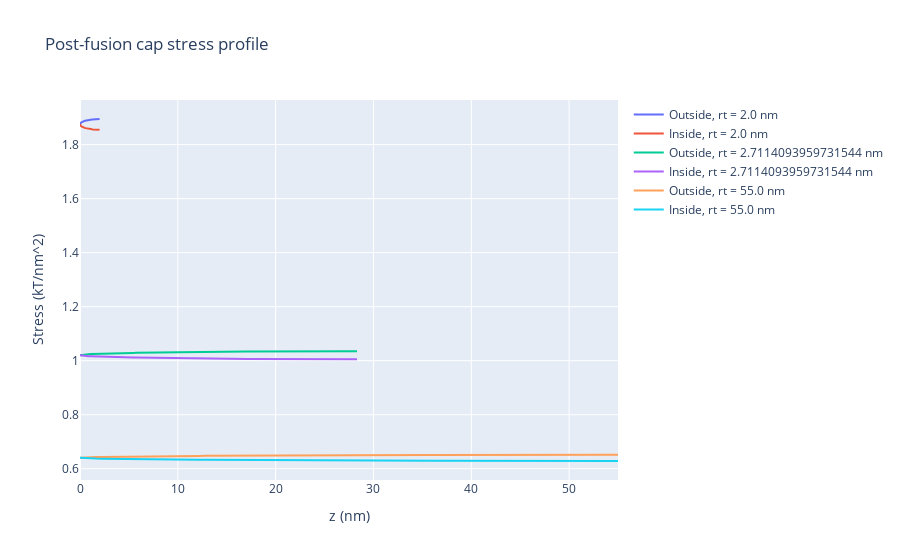
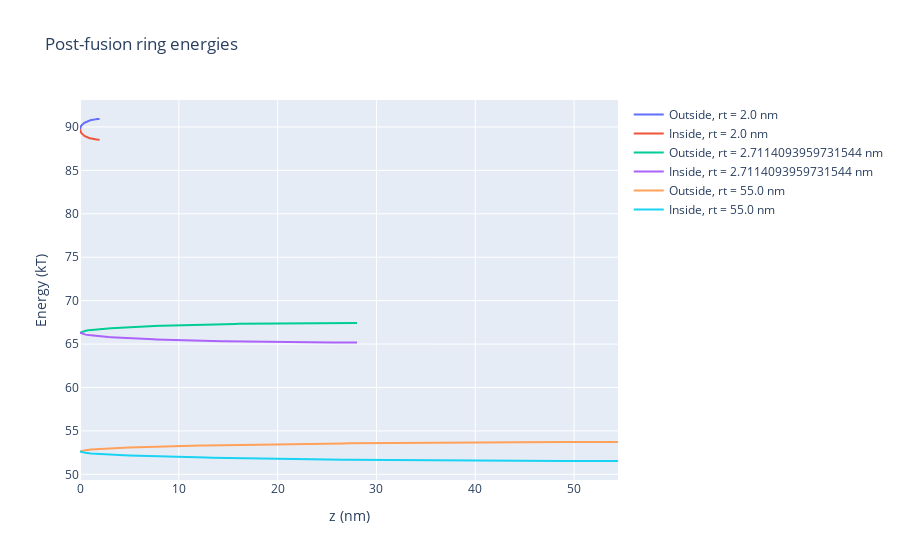
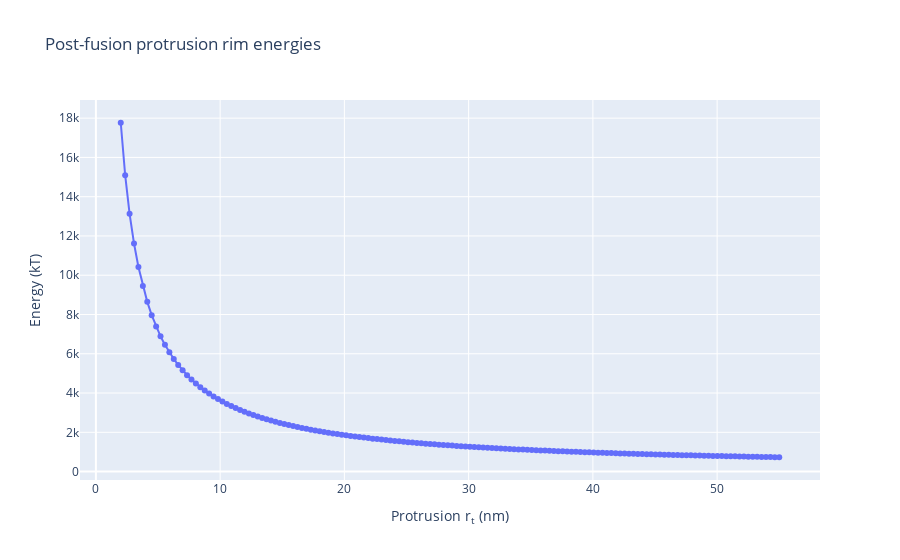

The code cell stored with these charts, in order, in its notebook:
### Markdown cell above
Validation of my "simulation parameter" validation:
- Dividing the z axis in to 1+Rt*n steps.  Choosing n=4 appears to be quite sufficient.  The final figure for GPre changes only slightly for n=2-->4, and there is no meaningful difference from n=4-->1000
    - Pass!

## Computation: post-fusion base rim via z-axis Riemann sum in cylindrical coordinates

This is the same as in BaseFusionPrePost.ipynb v1.1.1

*Caution: It is tempting to apply Christoph and Rob's (2011 paper) solution for conical pores to this situation.  However, we cannot.  Their conical set-up requires an imagined vertex that the membrane would converge to.  On the other hand, my cylindrical set-up is at a 90 degree rotation (where 0 is a perfectly flat membrane) and would only have such a vertex if the tube radius was infinitely thin.  We must therefore calculate this via direct application of toroidal geometry.*

This method poses the problem that each location on the z axis corresponds to 2 angles (except at the end).  However, we can use the same trigonometric method that we used in the previous section:

$u_{rim} = \left\{ \pi - arcsin \left(\frac{R_t - z}{R_t} \right) \cup arcsin \left(\frac{R_t - z}{R_t} \right) \right\}$

Note that this will double-count $u_{rim} = \pi/2$, but that shouldn't be a huge problem since its contribution will be small compared to the whole.

### Code cell
zSteps = 100
zRim = [np.linspace(0,rim_rt[0],num=zSteps)] # nm
for rt in range(1,rim_rt.size):
    zRim.append(np.linspace(0,rim_rt[rt],num=zSteps))

uRim = np.zeros((rim_rt.size,zSteps,2)) # radians
    # rim tube angle for each rim_rt as a function of z where uRim1 = 0 is 
    # defined as pointing outward on the bisecting transverse plane
    # 3rd dimension to acct for the fact that each z has a u for the inner 
    # surface and a u for the outer surface

kRim = np.zeros((rim_rt.size,zSteps,2)) # 1/nm; curv for each angle u on rim
    # curvature for each rim_rt value at each zRim along the rim surface
stressRim = np.zeros((rim_rt.size,zSteps,2)) # kT/nm^2; stress at each point
GRingPost = np.zeros((rim_rt.size,zSteps-1,2)) # kT; G_b of each ring
    # zRim.size-1 since Reimann summing reduces num of elements by 1
GPost = np.zeros(rim_rt.size)

#First calculate the relevant angles
for rt in range(0,rim_rt.size):
    for z in range(0,zSteps):
        uRim[rt,z,0] = np.arcsin((rim_rt[rt]-zRim[rt][z])/rim_rt[rt])  # Outside of torus
        uRim[rt,z,1] = np.pi - np.arcsin((rim_rt[rt]-zRim[rt][z])/rim_rt[rt])  # Inside of torus
        
#Second calculate the curvatures
for rt in range(0,rim_rt.size):
    for z in range(0,zSteps):
        kRim[rt,z,0] = torusCircCurv(R0,rim_rt[rt],uRim[rt,z,0])
        kRim[rt,z,1] = torusCircCurv(R0,rim_rt[rt],uRim[rt,z,1])
#print(kRim)

#Next calculate the "stress" (energy per unit area) profile
for rt in range(0,rim_rt.size):
    for z in range(0,zSteps):
        stressRim[rt,z,0] = helfrichStress(kRim[rt,z,0],1/rim_rt[rt],Kb)
        stressRim[rt,z,1] = helfrichStress(kRim[rt,z,1],1/rim_rt[rt],Kb)
            # NOT Kb*2 since only a single bilayer bending now

# Now find the energy of the discrete uRim rings via left Riemann sum
# To do so, we first must find the radii of the inner ringers and the outer rings
R1Out = np.zeros((rim_rt.size,zSteps))
R1In = np.zeros((rim_rt.size,zSteps))
for rt in range(0,rim_rt.size):
    for z in range(0,zSteps):
        R1Out[rt,z] = R0 + rim_rt[rt] + np.sqrt(1-((rim_rt[rt]-zRim[rt][z])/rim_rt[rt])**2) #out
        R1In[rt,z] = R0 + rim_rt[rt] - np.sqrt(1-((rim_rt[rt]-zRim[rt][z])/rim_rt[rt])**2) #in
            #Dist from z axis to membrane at given z (using trig a identity)
# Now we'll find the energy of each ring via left Riemann sum
for rt in range(0,rim_rt.size):
    for z in range(0,zSteps-1):
        # Stress per ring by finding cylindrical wall area * ring stress
        GRingPost[rt,z,0] = np.pi * 2*R1Out[rt,z] * (zRim[rt][1]-zRim[rt][0]) * stressRim[rt,z,0]
        GRingPost[rt,z,1] = np.pi * 2*R1In[rt,z] * (zRim[rt][1]-zRim[rt][0]) * stressRim[rt,z,1]

# Finally, add up all the rings' energies to get the total energy
for rt in range(0,rim_rt.size):
    for z in range(0,zSteps-1):
        GPost[rt] += GRingPost[rt,z,0] + GRingPost[rt,z,1]

#--------------------------------------------------------------------------------------------
# Graph the results
#--------------------------------------------------------------------------------------------
stressPlot = go.Figure()
stressPlot.add_trace(go.Scatter(x=zRim[0], y=stressRim[0,:,0], mode='lines', 
                                name='Outside, rt = {0} nm'.format(rim_rt[0])))
stressPlot.add_trace(go.Scatter(x=zRim[0], y=stressRim[0,:,1], mode='lines', 
                                name='Inside, rt = {0} nm'.format(rim_rt[0])))
stressPlot.add_trace(go.Scatter(x=zRim[round((rim_rt.size-1)/2)], y=stressRim[2,:,0], mode='lines', 
                                name='Outside, rt = {0} nm'.format(rim_rt[2])))
stressPlot.add_trace(go.Scatter(x=zRim[round((rim_rt.size-1)/2)], y=stressRim[2,:,1], mode='lines', 
                                name='Inside, rt = {0} nm'.format(rim_rt[2])))
stressPlot.add_trace(go.Scatter(x=zRim[rim_rt.size-1], y=stressRim[4,:,0], mode='lines', 
                                name='Outside, rt = {0} nm'.format(rim_rt[rim_rt.size-1])))
stressPlot.add_trace(go.Scatter(x=zRim[rim_rt.size-1], y=stressRim[4,:,1], mode='lines', 
                                name='Inside, rt = {0} nm'.format(rim_rt[rim_rt.size-1])))
stressPlot.update_layout(title="Post-fusion cap stress profile",
                        xaxis_title="z (nm)", yaxis_title="Stress (kT/nm^2)")
stressPlot.show()

ringGPlot = go.Figure()
ringGPlot.add_trace(go.Scatter(x=zRim[0], y=GRingPost[0,:,0], mode='lines', 
                               name='Outside, rt = {0} nm'.format(rim_rt[0])))
ringGPlot.add_trace(go.Scatter(x=zRim[0], y=GRingPost[0,:,1], mode='lines', 
                               name='Inside, rt = {0} nm'.format(rim_rt[0])))
ringGPlot.add_trace(go.Scatter(x=zRim[round((rim_rt.size-1)/2)], y=GRingPost[2,:,0], mode='lines', 
                               name='Outside, rt = {0} nm'.format(rim_rt[2])))
ringGPlot.add_trace(go.Scatter(x=zRim[round((rim_rt.size-1)/2)], y=GRingPost[2,:,1], mode='lines', 
                               name='Inside, rt = {0} nm'.format(rim_rt[2])))
ringGPlot.add_trace(go.Scatter(x=zRim[rim_rt.size-1], y=GRingPost[4,:,0], mode='lines', 
                               name='Outside, rt = {0} nm'.format(rim_rt[rim_rt.size-1])))
ringGPlot.add_trace(go.Scatter(x=zRim[rim_rt.size-1], y=GRingPost[4,:,1], mode='lines', 
                               name='Inside, rt = {0} nm'.format(rim_rt[rim_rt.size-1])))
ringGPlot.update_layout(title="Post-fusion ring energies",
                        xaxis_title="z (nm)", yaxis_title="Energy (kT)")
ringGPlot.show()

postGPlot = go.Figure()
postGPlot.add_trace(go.Scatter(x=rim_rt, y=GPost, mode='markers + lines'))
postGPlot.update_layout(title="Post-fusion protrusion rim energies",
                        xaxis_title="Protrusion r<sub>t</sub> (nm)", yaxis_title="Energy (kT)")
postGPlot.show()

print("Total Gb of post-fusion protrusion rim in kT = ",GPost)
